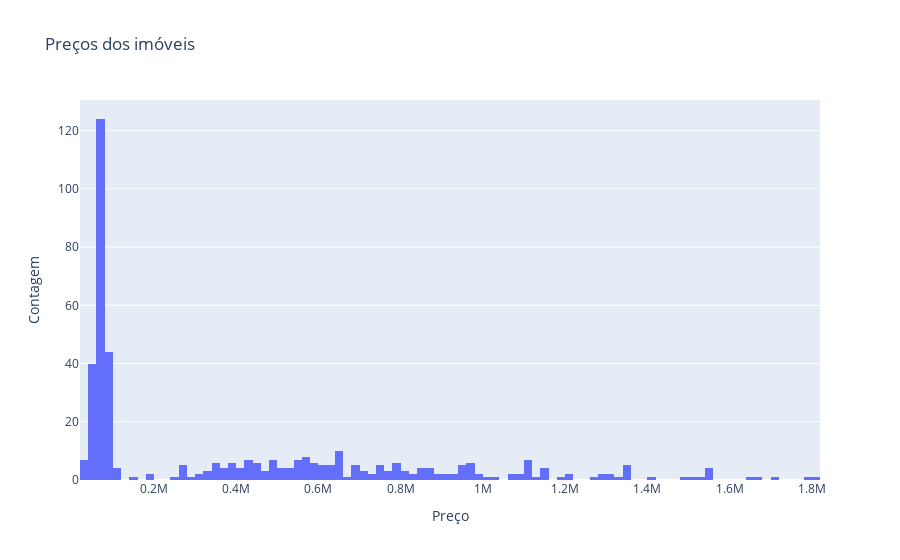

Write notebook code for a chart like this one.
### Code cell
hist_price = px.histogram(
    df['price'].value_counts().reset_index(),
    x = 'price',
    y = 'count',
    nbins = 100,
    title = 'Preços dos imóveis',
)

hist_price.update_layout(
    xaxis_title = 'Preço',
    yaxis_title = 'Contagem'
)

hist_price.show()

### Figure 1 — Plotly figure (JSON) as saved in the notebook; plotly's stock layout.template omitted (floating-point values rounded to 4 significant figures; data arrays with more than 128 entries replaced by an {"elided": "..."} marker saying what was removed)
{"data": [{"bingroup": "x", "histfunc": "sum", "hovertemplate": "price=%{x}<br>sum of count=%{y}<extra></extra>", "legendgroup": "", "marker": {"color": "#636efa", "pattern": {"shape": ""}}, "name": "", "nbinsx": 100, "orientation": "v", "showlegend": false, "type": "histogram", "x": {"elided": "320 float values"}, "xaxis": "x", "y": {"elided": "320 int values"}, "yaxis": "y"}], "layout": {"barmode": "relative", "legend": {"tracegroupgap": 0}, "title": {"text": "Preços dos imóveis"}, "xaxis": {"anchor": "y", "domain": [0, 1], "title": {"text": "Preço"}}, "yaxis": {"anchor": "x", "domain": [0, 1], "title": {"text": "Contagem"}}}}
